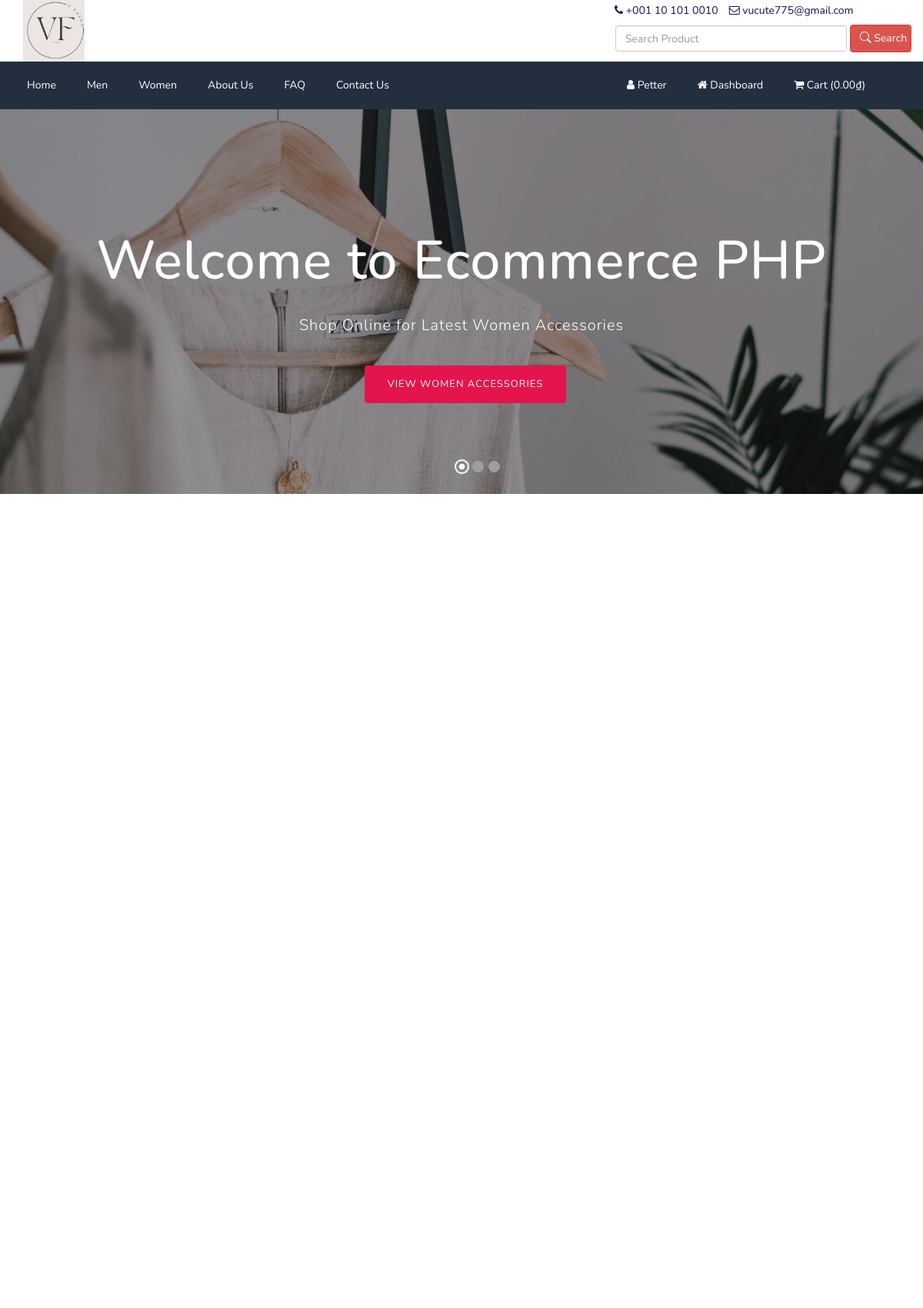
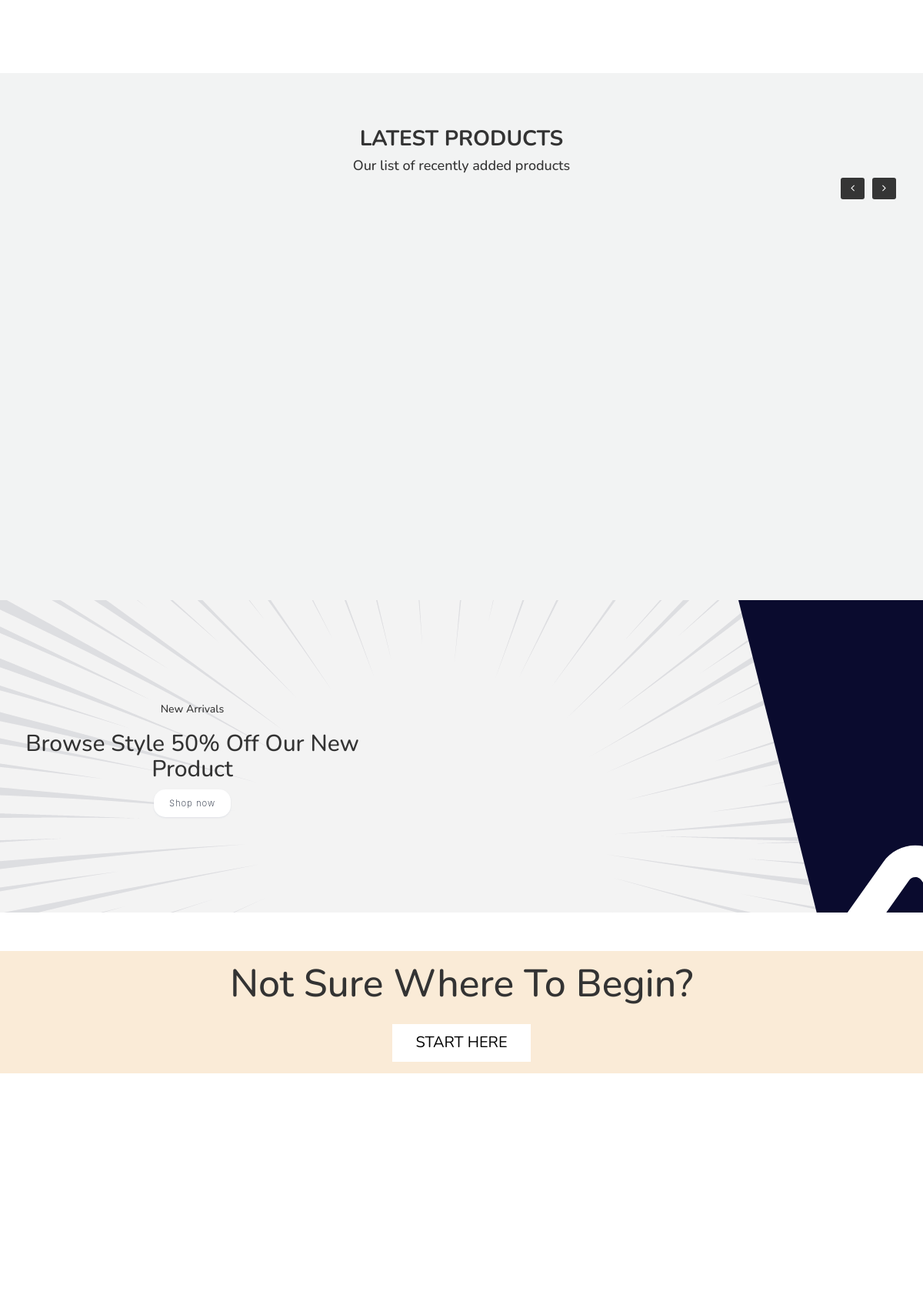
The app's page /vfashx/index.php (signed in, upper part) with its own data (2 pictures, top to bottom).
### tables this page shows
CREATE TABLE `tbl_settings` (
  `id` int(11) NOT NULL,
  `logo` varchar(255) NOT NULL,
  `favicon` varchar(255) NOT NULL,
  `footer_about` text NOT NULL,
  `footer_copyright` text NOT NULL,
  `contact_address` text NOT NULL,
  `contact_email` varchar(255) NOT NULL,
  `contact_phone` varchar(255) NOT NULL,
  `contact_fax` varchar(255) NOT NULL,
  `contact_map_iframe` text NOT NULL,
  `receive_email` varchar(255) NOT NULL,
  `receive_email_subject` varchar(255) NOT NULL,
  `receive_email_thank_you_message` text NOT NULL,
  `forget_password_message` text NOT NULL,
  `total_recent_post_footer` int(10) NOT NULL,
  `total_popular_post_footer` int(10) NOT NULL,
  `total_recent_post_sidebar` int(11) NOT NULL,
  `total_popular_post_sidebar` int(11) NOT NULL,
  `total_featured_product_home` int(11) NOT NULL,
  `total_latest_product_home` int(11) NOT NULL,
  `total_popular_product_home` int(11) NOT NULL,
  `meta_title_home` text NOT NULL,
  `meta_keyword_home` text NOT NULL,
  `meta_description_home` text NOT NULL,
  `banner_login` varchar(255) NOT NULL,
  `banner_registration` varchar(255) NOT NULL,
  `banner_forget_password` varchar(255) NOT NULL,
  `banner_reset_password` varchar(255) NOT NULL,
  `banner_search` varchar(255) NOT NULL,
  `banner_cart` varchar(255) NOT NULL,
  `banner_checkout` varchar(255) NOT NULL,
  `banner_product_category` varchar(255) NOT NULL,
  `banner_blog` varchar(255) NOT NULL,
  `cta_title` varchar(255) NOT NULL,
  `cta_content` text NOT NULL,
  `cta_read_more_text` varchar(255) NOT NULL,
  `cta_read_more_url` varchar(255) NOT NULL,
  `cta_photo` varchar(255) NOT NULL,
  `featured_product_title` varchar(255) NOT NULL,
  `featured_product_subtitle` varchar(255) NOT NULL,
  `latest_product_title` varchar(255) NOT NULL,
  `latest_product_subtitle` varchar(255) NOT NULL,
  `popular_product_title` varchar(255) NOT NULL,
  `popular_product_subtitle` varchar(255) NOT NULL,
  `testimonial_title` varchar(255) NOT NULL,
  `testimonial_subtitle` varchar(255) NOT NULL,
  `testimonial_photo` varchar(255) NOT NULL,
  `blog_title` varchar(255) NOT NULL,
  `blog_subtitle` varchar(255) NOT NULL,
  `newsletter_text` text NOT NULL,
  `paypal_email` varchar(255) NOT NULL,
  `stripe_public_key` varchar(255) NOT NULL,
  `stripe_secret_key` varchar(255) NOT NULL,
  `bank_detail` text NOT NULL,
  `before_head` text NOT NULL,
  `after_body` text NOT NULL,
  `before_body` text NOT NULL,
  `home_service_on_off` int(11) NOT NULL,
  `home_welcome_on_off` int(11) NOT NULL,
  `home_featured_product_on_off` int(11) NOT NULL,
  `home_latest_product_on_off` int(11) NOT NULL,
  `home_popular_product_on_off` int(11) NOT NULL,
  `home_testimonial_on_off` int(11) NOT NULL,
  `home_blog_on_off` int(11) NOT NULL,
  `newsletter_on_off` int(11) NOT NULL,
  `ads_above_welcome_on_off` int(1) NOT NULL,
  `ads_above_featured_product_on_off` int(1) NOT NULL,
  `ads_above_latest_product_on_off` int(1) NOT NULL,
  `ads_above_popular_product_on_off` int(1) NOT NULL,
  `ads_above_testimonial_on_off` int(1) NOT NULL,
  `ads_category_sidebar_on_off` int(1) NOT NULL
);

CREATE TABLE `tbl_top_category` (
  `tcat_id` int(11) NOT NULL,
  `tcat_name` varchar(255) NOT NULL,
  `show_on_menu` int(1) NOT NULL
);

CREATE TABLE `tbl_page` (
  `id` int(11) NOT NULL,
  `about_title` varchar(255) NOT NULL,
  `about_content` text NOT NULL,
  `about_banner` varchar(255) NOT NULL,
  `about_meta_title` varchar(255) NOT NULL,
  `about_meta_keyword` text NOT NULL,
  `about_meta_description` text NOT NULL,
  `faq_title` varchar(255) NOT NULL,
  `faq_banner` varchar(255) NOT NULL,
  `faq_meta_title` varchar(255) NOT NULL,
  `faq_meta_keyword` text NOT NULL,
  `faq_meta_description` text NOT NULL,
  `blog_title` varchar(255) NOT NULL,
  `blog_banner` varchar(255) NOT NULL,
  `blog_meta_title` varchar(255) NOT NULL,
  `blog_meta_keyword` text NOT NULL,
  `blog_meta_description` text NOT NULL,
  `contact_title` varchar(255) NOT NULL,
  `contact_banner` varchar(255) NOT NULL,
  `contact_meta_title` varchar(255) NOT NULL,
  `contact_meta_keyword` text NOT NULL,
  `contact_meta_description` text NOT NULL,
  `pgallery_title` varchar(255) NOT NULL,
  `pgallery_banner` varchar(255) NOT NULL,
  `pgallery_meta_title` varchar(255) NOT NULL,
  `pgallery_meta_keyword` text NOT NULL,
  `pgallery_meta_description` text NOT NULL,
  `vgallery_title` varchar(255) NOT NULL,
  `vgallery_banner` varchar(255) NOT NULL,
  `vgallery_meta_title` varchar(255) NOT NULL,
  `vgallery_meta_keyword` text NOT NULL,
  `vgallery_meta_description` text NOT NULL
);

CREATE TABLE `tbl_slider` (
  `id` int(11) NOT NULL,
  `photo` varchar(255) NOT NULL,
  `heading` varchar(255) NOT NULL,
  `content` text NOT NULL,
  `button_text` varchar(255) NOT NULL,
  `button_url` varchar(255) NOT NULL,
  `position` varchar(255) NOT NULL
);

### vfashx/index.php (the view, shortened to what the rows shown need)
<?php require_once('header.php'); ?>
<?php
$statement = $pdo->prepare("SELECT * FROM tbl_settings WHERE id=1");
$statement->execute();
$result = $statement->fetchAll(PDO::FETCH_ASSOC);
foreach ($result as $row) {
    $latest_product_title = $row['latest_product_title'];
    $latest_product_subtitle = $row['latest_product_subtitle'];
    $home_latest_product_on_off = $row['home_latest_product_on_off'];
}
?>
<div id="bootstrap-touch-slider" class="carousel bs-slider fade control-round indicators-line" data-ride="carousel" data-pause="hover" data-interval="false">
    <ol class="carousel-indicators">
        <?php
        $i = 0;
        $statement = $pdo->prepare("SELECT * FROM tbl_slider");
        $statement->execute();
        $result = $statement->fetchAll(PDO::FETCH_ASSOC);
        foreach ($result as $row) {
        ?>
            <li data-target="#bootstrap-touch-slider" data-slide-to="<?php echo $i; ?>" <?php if ($i == 0) {
                                                                                            echo 'class="active"';
                                                                                        } ?>></li>
        <?php
            $i++;
        }
        ?>
    </ol>
    <div class="carousel-inner" role="listbox">
        <?php
        $i = 0;
        $statement = $pdo->prepare("SELECT * FROM tbl_slider");
        $statement->execute();
        $result = $statement->fetchAll(PDO::FETCH_ASSOC);
        foreach ($result as $row) {
        ?>
            <div class="item <?php if ($i == 0) {
                                    echo 'active';
                                } ?>" style="background-image:url(assets/uploads/<?php echo $row['photo']; ?>);">
                <div class="bs-slider-overlay"></div>
                <div class="container">
                    <div class="row">
                        <div class="slide-text <?php if ($row['position'] == 'Left') {
                                                    echo 'slide_style_left';
                                                } elseif ($row['position'] == 'Center') {
                                                    echo 'slide_style_center';
                                                } elseif ($row['position'] == 'Right') {
                                                    echo 'slide_style_right';
                                                } ?>">
                            <h1 data-animation="animated <?php if ($row['position'] == 'Left') {
                                                                echo 'zoomInLeft';
                                                            } elseif ($row['position'] == 'Center') {
                                                                echo 'flipInX';
                                                            } elseif ($row['position'] == 'Right') {
                                                                echo 'zoomInRight';
                                                            } ?>"><?php echo $row['heading']; ?></h1>
                            <p data-animation="animated <?php if ($row['position'] == 'Left') {
                                                            echo 'fadeInLeft';
                                                        } elseif ($row['position'] == 'Center') {
                                                            echo 'fadeInDown';
                                                        } elseif ($row['position'] == 'Right') {
                                                            echo 'fadeInRight';
                                                        } ?>"><?php echo nl2br($row['content']); ?></p>
                            <a href="<?php echo $row['button_url']; ?>" target="_blank" class="btn btn-primary" data-animation="animated <?php if ($row['position'] == 'Left') {
                                                                                                                                                echo 'fadeInLeft';
                                                                                                                                            } elseif ($row['position'] == 'Center') {
                                                                                                                                                echo 'fadeInDown';
                                                                                                                                            } elseif ($row['position'] == 'Right') {
                                                                                                                                                echo 'fadeInRight';
                                                                                                                                            } ?>"><?php echo $row['button_text']; ?></a>
                        </div>
                    </div>
                </div>
            </div>
        <?php
            $i++;
        }
        ?>
    </div>
</div>
<?php if ($home_latest_product_on_off == 1) : ?>
    <div class="product bg-gray pt_70 pb_30">
        <div class="container">
            <div class="row">
                <div class="col-md-12">
                    <div class="headline">
                        <h2><?php echo $latest_product_title; ?></h2>
                        <h3><?php echo $latest_product_subtitle; ?></h3>
                    </div>
                </div>
            </div>
            <div class="row  ">
                <div class="col-md-12">
                    <div class="product-carousel">
                    </div>
                </div>
            </div>
        </div>
    </div>
<?php endif; ?>
<div class="py-5" style="background-image:url('assets/img/background.png'); width: 100%; height:100%px;margin-bottom: 50px;">
    <div class="nd_video">
        <div class="nd_video1">
            <h2>Browse Style 50% Off Our New Product</h2>
        </div>
    </div>
</div>
<?php require_once('footer.php'); ?>

### vfashx/header.php (shortened to what the rows shown need)
<?php
include("admin/inc/config.php");
$statement = $pdo->prepare("SELECT * FROM tbl_settings WHERE id=1");
$statement->execute();
$result = $statement->fetchAll(PDO::FETCH_ASSOC);
foreach ($result as $row) {
	$logo = $row['logo'];
	$contact_email = $row['contact_email'];
	$contact_phone = $row['contact_phone'];
}
?>
<!DOCTYPE html>
<html lang="en">
<head>
	<link rel="stylesheet" href="assets/css/custom.css">
	<link rel="stylesheet" href="assets/css/bootstrap.min.css">
	<link rel="stylesheet" href="assets/css/font-awesome.min.css">
	<link rel="stylesheet" href="assets/css/owl.carousel.min.css">
	<link rel="stylesheet" href="assets/css/owl.theme.default.min.css">
	<link rel="stylesheet" href="assets/css/jquery.bxslider.min.css">
	<link rel="stylesheet" href="assets/css/magnific-popup.css">
	<link rel="stylesheet" href="assets/css/rating.css">
	<link rel="stylesheet" href="assets/css/spacing.css">
	<link rel="stylesheet" href="assets/css/bootstrap-touch-slider.css">
	<link rel="stylesheet" href="assets/css/animate.min.css">
	<link rel="stylesheet" href="assets/css/tree-menu.css">
	<link rel="stylesheet" href="assets/css/select2.min.css">
	<link rel="stylesheet" href="assets/css/main.css">
	<link rel="stylesheet" href="assets/css/responsive.css">
	<link rel="stylesheet" href="https://cdn.jsdelivr.net/npm/bootstrap-icons@1.10.3/font/bootstrap-icons.css">
	<?php
	$statement = $pdo->prepare("SELECT * FROM tbl_page WHERE id=1");
	$statement->execute();
	$result = $statement->fetchAll(PDO::FETCH_ASSOC);
	?>
</head>
<body>
	<div class="header">
		<div class="container">
			<div class="row inner">
				<div class="col-md-8 logo">
					<div class="left"><a href="index.php"><img src="assets/uploads/<?php echo $logo; ?>" alt="logo image"></a></div>
				</div>
				<div class="col-md-4 search-area">
					<div class="row">
						<div class="right">
							<ul>
								<li><i class="fa fa-phone"></i> <?php echo $contact_phone; ?></li>
								<li><i class="fa fa-envelope-o"></i> <?php echo $contact_email; ?></li>
							</ul>
						</div>
					</div>
				</div>
			</div>
		</div>
	</div>
	<div class="nav">
		<div class="container">
			<div class="row">
				<div class="col-md-8 pl_0 pr_0">
					<div class="menu-container">
						<div class="menu">
							<ul>
								<?php
								$statement = $pdo->prepare("SELECT * FROM tbl_top_category WHERE show_on_menu=1");
								$statement->execute();
								$result = $statement->fetchAll(PDO::FETCH_ASSOC);
								foreach ($result as $row) {
								?>
									<li><a href="product-category.php?id=<?php echo $row['tcat_id']; ?>&type=top-category"><?php echo $row['tcat_name']; ?></a>
									</li>
								<?php
								}
								?>
								<?php
								$statement = $pdo->prepare("SELECT * FROM tbl_page WHERE id=1");
								$statement->execute();
								$result = $statement->fetchAll(PDO::FETCH_ASSOC);
								foreach ($result as $row) {
									$about_title = $row['about_title'];
									$faq_title = $row['faq_title'];
									$contact_title = $row['contact_title'];
								}
								?>
								<li><a href="about.php"><?php echo $about_title; ?></a></li>
								<li><a href="faq.php"><?php echo $faq_title; ?></a></li>
								<li><a href="contact.php"><?php echo $contact_title; ?></a></li>
							</ul>
						</div>
					</div>
				</div>
			</div>
		</div>
	</div>

### records on screen
tbl_settings: logo (picture), contact_phone "+001 10 101 0010", contact_email "vucute775@gmail.com", latest_product_title "LATEST PRODUCTS", latest_product_subtitle "Our list of recently added products"
tbl_top_category: tcat_name "Men"
tbl_top_category: tcat_name "Women"
tbl_page: about_title "About Us", faq_title "FAQ", contact_title "Contact Us"
tbl_slider: photo (picture), heading "Welcome to Ecommerce PHP", content "Shop Online for Latest Women Accessories", button_text "VIEW WOMEN ACCESSORIES"

### other values on screen
LANG_VALUE_3 "Search"
$_SESSION['customer']['cust_name'] "Petter"
LANG_VALUE_89 "Dashboard"
LANG_VALUE_18 "Cart"
LANG_VALUE_164 "₫"
